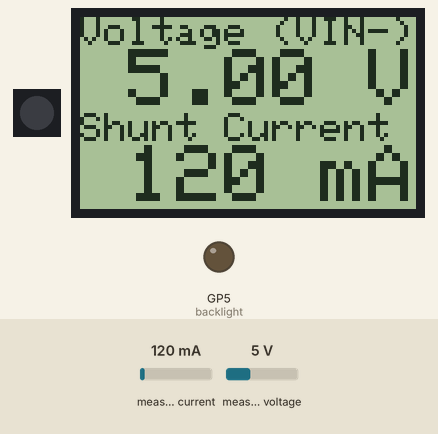
Recording of a program running on a simulated Raspberry Pi Pico running CircuitPython. Parts: 1 RGB LEDs in strip order, left to right, 84×48 one-colour display, output pins drawn as LEDs (lit = HIGH). The inputs (shaded band) are chosen by the test bench; at power-on: measured voltage 5 V, measured current 120 mA. Dim RGB values are drawn brighter than linear; what the program prints to the serial console is not drawn.

Above: at 2.2 s.
2.3 s: measured voltage set to 11.2 V
At 2.8 s:
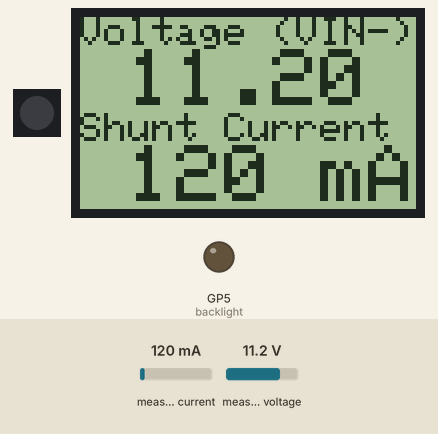
5.3 s: measured current set to 40 mA
At 5.31 s:
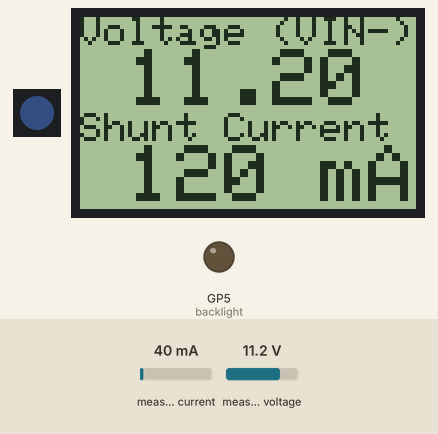
6.8 s: measured current set to 500 mA
At 7.9 s:
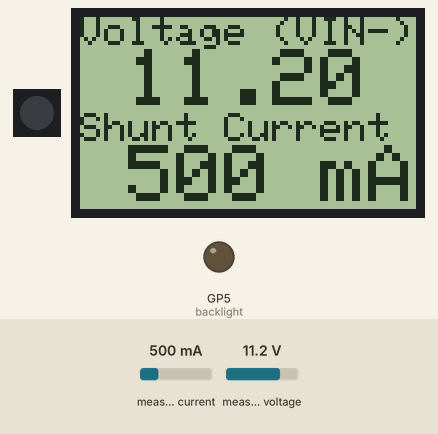
8.3 s: measured voltage set to 0.3 V
At 9.3 s:
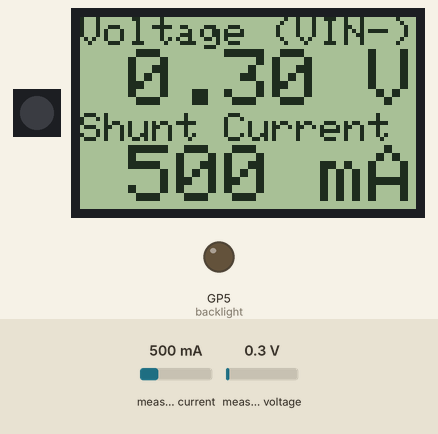
Timing chart, 0 to 10.8 s (numbered marks = the images above; inputs shaded):
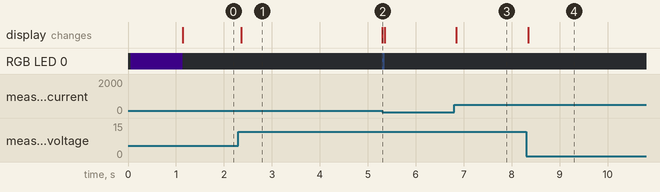

Measured:
- after the input at 2.3 s, the display: changes after 0.06 s (image 1)
- after the input at 5.3 s, RGB LED 0: off → RGB(2, 3, 5) at once, → off 0.05 s later
- after the input at 6.8 s, the display: changes at once (image 3)
- after the input at 8.3 s, the display: changes after 0.05 s (image 4)

The program:

code.py
```python
import time
import random
import board
import busio
import digitalio
import adafruit_pcd8544 # imports adafruit_framebuf
from adafruit_ina219 import ADCResolution, BusVoltageRange, INA219
import neopixel

pixel_pin = board.NEOPIXEL
# The order of the pixel colors - RGB or GRB. Some NeoPixels have red and green reversed!
# For RGBW NeoPixels, simply change the ORDER to RGBW or GRBW.
ORDER = neopixel.GRB
pixels = neopixel.NeoPixel(pixel_pin, 1, brightness=0.2, auto_write=False, pixel_order=ORDER)
pixels[0] = (24,3,46)
pixels.show()

print("INA219-PCD8544") # on serial

# Initialize SPI bus and control pins
spi = busio.SPI(clock=board.GP2, MOSI=board.GP3)
dc = digitalio.DigitalInOut(board.GP4)  # data/command
cs = digitalio.DigitalInOut(board.GP1)  # Chip select
reset = digitalio.DigitalInOut(board.GP0)  # reset
backlight = digitalio.DigitalInOut(board.GP5)  # backlight - active low

display = adafruit_pcd8544.PCD8544(spi, dc, cs, reset)

display.bias = 4
display.contrast = 60

# Turn on the Backlight LED
backlight.switch_to_output()
backlight.value = False

try:
  i2c_bus = busio.I2C(board.GP7, board.GP6)  # i2c = busio.I2C(SCL, SDA)
  i2c_bus.try_lock()
  res = i2c_bus.scan()
  print("i2c-scan (INA219 = 64):", res)
  display.text("i2c-scan: {}".format(res), 0, 0, 1)
  display.show()
  i2c_bus.unlock()
  time.sleep(1)
except Exception as e:
  print("*** Exception:")
  print(e) # "No pull up found on SDA or SCL; check your wiring"
  display.text("*** Exception:", 0, 0, 1)
  display.text(str(e), 0, 8, 1)
  display.show()
  while True:
    time.sleep(1)

ina219 = INA219(i2c_bus)

# optional : change configuration to use 32 samples averaging for both bus voltage and shunt voltage
ina219.bus_adc_resolution = ADCResolution.ADCRES_12BIT_32S
ina219.shunt_adc_resolution = ADCResolution.ADCRES_12BIT_32S
# optional : change voltage range to 16V
ina219.bus_voltage_range = BusVoltageRange.RANGE_16V

# read actual values
bus_voltage = ina219.bus_voltage  # voltage on V- (load side)
shunt_voltage = ina219.shunt_voltage  # voltage between V+ and V- across the shunt
current = ina219.current  # current in mA
power = ina219.power  # power in watts

# INA219 measure bus voltage on the load side. So PSU voltage = bus_voltage + shunt_voltage
print("Voltage (VIN+) : {:6.3f}   V".format(bus_voltage + shunt_voltage))
print("Voltage (VIN-) : {:6.3f}   V".format(bus_voltage))
print("Shunt Voltage  : {:8.5f} V".format(shunt_voltage))
print("Shunt Current  : {:7.4f}  A".format(current / 1000))
print("Power Calc.    : {:8.5f} W".format(bus_voltage * (current / 1000)))
print("Power Register : {:6.3f}   W".format(power))
print("")


#display.fill(0) # Clear the display. (adafruit_framebuf)
#display.show() # Always call show() after changing pixels to make the display update visible!

'''print("Text test")
display.text("**************", 0, 0, 1) # text(string, x, y, color)
display.text("12345678901234", 0, 8, 1)
display.text("14x6 character", 0, 16, 1)
display.text("display with", 0, 24, 1)
display.text("PCD8544", 0, 32, 1)
display.text("**************", 0, 40, 1)
display.show()
'''
'''time.sleep(1)
display.invert = True
time.sleep(1)
display.invert = False
'''
display.fill(0)
display.text("Voltage (VIN-)", 0, 0, 1)
display.text("Shunt Current", 0, 24, 1)

while True:
  pixels[0] = (10,15,25) # Neopixel (R,G,B)
  pixels.show()

  bus_voltage = ina219.bus_voltage  # voltage on V- (load side)
  current = ina219.current
  #print("Voltage (VIN+)  {:4.2f}  V".format(bus_voltage + shunt_voltage))
  #print("Shunt Current   {:4.0f} mA".format(current))
  #print(" ",random.randint(10,99)) # alife indicator
  pixels[0] = (0,0,0)
  pixels.show()

  display.text(" {:4.2f} V".format(bus_voltage), 0, 8, 1, size=2)
  display.text("{:4.0f} mA".format(current), 0, 32, 1, size=2)
  display.show()

  # clear the values
  display.text(" {:4.2f} V".format(bus_voltage), 0, 8, 0, size=2)
  display.text("{:4.0f} mA".format(current), 0, 32, 0, size=2)

  #time.sleep(0.5)
```
